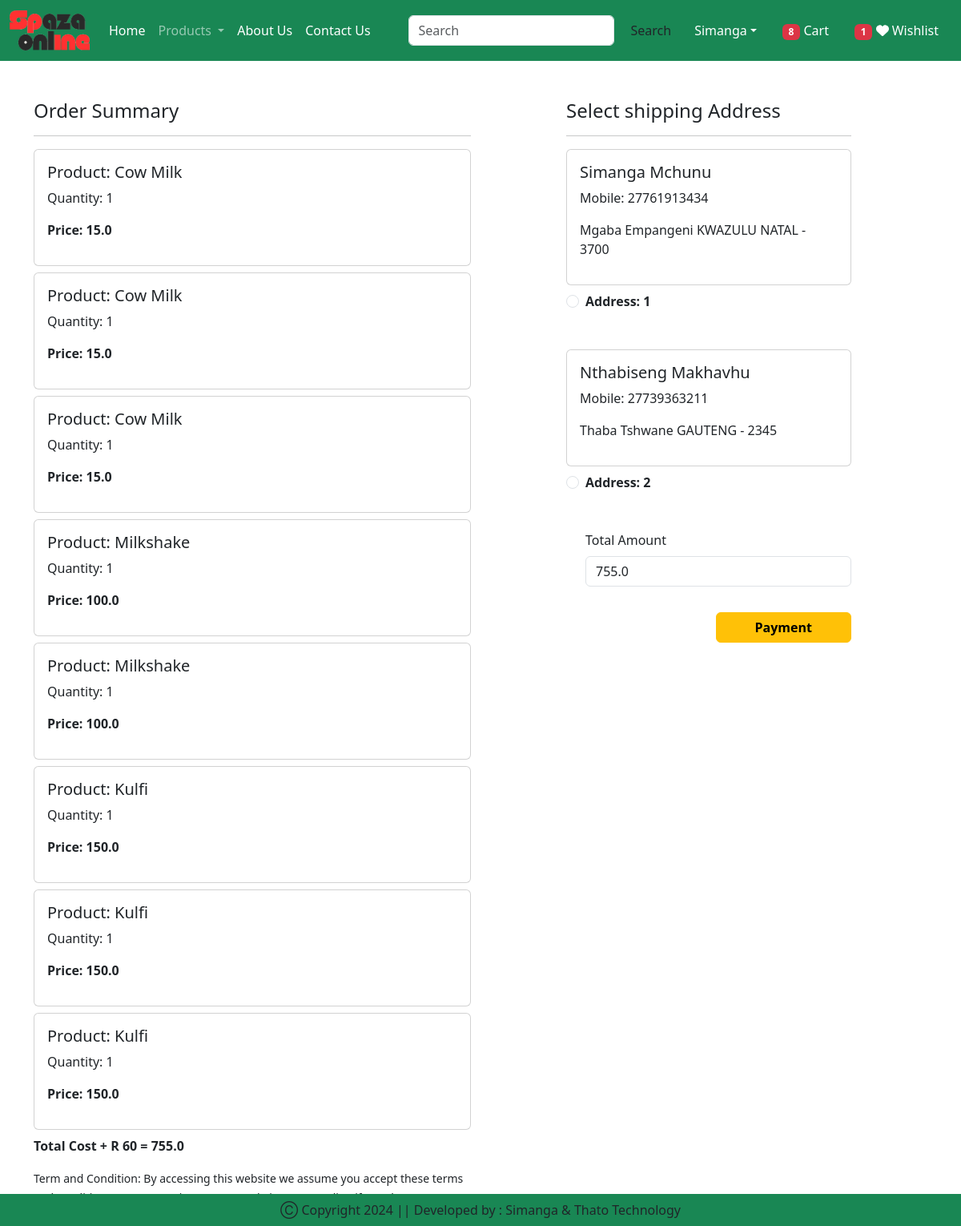
Screenshot of /checkout/ (signed in) with the database file from the repository.
### spaza_app/models.py (models this page shows, shortened)
class Cart(models.Model):
    user = models.ForeignKey(User, on_delete=models.CASCADE)
    product = models.ForeignKey(Product, on_delete=models.CASCADE)
    quantity = models.PositiveIntegerField(default=1)

class Product(models.Model):
    title = models.CharField(max_length=100)
    selling_price =models.FloatField()
    discounted_price = models.FloatField()
    description =  models.TextField()
    composition = models.TextField(default='')
    prodapp =models.TextField(default='')
    category = models.CharField(choices=CATEGORY_CHOICES, max_length=2)
    product_image =models.ImageField(upload_to='product')

class Customer(models.Model):
    user = models.ForeignKey(User,on_delete=models.CASCADE)
    name = models.CharField(max_length=200)
    locality = models.CharField(max_length=200)
    city = models.CharField(max_length=50)
    mobile = models.IntegerField(default=0)
    zipcode = models.IntegerField()
    province = models.CharField(choices=PROVINCE_CHOICES, max_length=100)

### spaza_app/views.py (the view)
# urls.py: path('checkout/', views.checkout.as_view(), name='checkout'),
@method_decorator(login_required, name = 'dispatch')
class checkout(View):
    def get(self, request):
        totalitem = 0
        wishitem = 0
        if request.user.is_authenticated:
            totalitem = len(Cart.objects.filter(user=request.user))
            wishitem = len(Wishlist.objects.filter(user=request.user))
        user = request.user
        add = Customer.objects.filter(user=user)
        cart_items = Cart.objects.filter(user=user)
        famount = 0
        for p in cart_items:
            value = p.quantity * p.product.discounted_price
            famount = famount + value
        totalamount =famount + 60
        razoramount = int(totalamount * 100)
        client = razorpay.Client(auth=(settings.RAZOR_KEY_ID, settings.RAZOR_KEY_SECRET))
        data = {"amount": razoramount, "currency": "ZAR", "receipt": "order_rcptid_11"}
        payment_response = client.order.create(data = data)
        print(payment_response)
        return render(request, 'spaza_app/checkout.html', locals())

### spaza_app/templates/spaza_app/checkout.html (shortened to what this page needs)
{% extends 'spaza_app/base.html' %}
{% load static %}
{% block main-content %}
<div class="container">
<div class="row mt-5">
    <div class="col-sm-6">
        <h4>Order Summary </h4>
        <hr>
        {% for item in cart_items %}
        <div class="card mb-2">
            <div class="card-body">
                <h5>Product: {{item.product.title}}</h5>
                <p>Quantity: {{item.quantity}}</p>
                <p class="fw-bold">Price: {{item.product.discounted_price}}</p>
            </div>
        </div>
        {% endfor %}
        <p class="fw-bold">Total Cost + R 60 = {{totalamount}}</p>
        <small >Term and Condition: By accessing this website we assume you accept these terms and conditions. Do not continue to use Website Spaza online if you do not agree to take all of the terms and conditions stated on this page.</small>
    </div>
    <div class="col-sm-4 offset-sm-1">
        <h4>Select shipping Address</h4>
        <hr>
        <form method="post" id="myform">
            {% for ad in add %}
            <div class="card">
                <div class="card-body">
                    <h5>{{ad.name}}</h5>
                    <p>Mobile: {{ad.mobile}}</p>
                    <p>{{ad.locality}} {{ad.city}} {{ad.province}} - {{ad.zipcode}}</p>
                </div>
            </div>
            <div class="form-check mt-2 mb-5">
                <input class="form-check-input" type="radio" name="custid" id="custadd{{forloop.counter}}" value="{{ad.id}}">
                <label class="form-check-label fw-bold" for="custadd{{forloop.counter}}">
                    Address: {{forloop.counter}}
                </label>
            </div>
            {% endfor %}
            <div class="form-check mb-3">
                <label for="totamount" class="form-label">Total Amount</label>
                <input type="number" class="form-control" name="totamount" value={{totalamount}} readonly>
            </div>
            <div class="text-end">
                <button id="rzp-button1" type="submit" class="btn btn-warning mt-3 px-5 fw-bold">Payment</button>
            </div>
        </form>
    </div>
</div>
</div>
{% endblock main-content %}

### rows the page displays
Cart: product "Cow Milk", quantity "1", product.discounted_price "15.0"
Cart: product "Cow Milk", quantity "1", product.discounted_price "15.0"
Cart: product "Cow Milk", quantity "1", product.discounted_price "15.0"
Cart: product "Milkshake", quantity "1", product.discounted_price "100.0"
Cart: product "Milkshake", quantity "1", product.discounted_price "100.0"
Cart: product "Kulfi", quantity "1", product.discounted_price "150.0"
Cart: product "Kulfi", quantity "1", product.discounted_price "150.0"
Cart: product "Kulfi", quantity "1", product.discounted_price "150.0"
Customer: name "Simanga Mchunu", mobile "27761913434", locality "Mgaba", city "Empangeni", province "KWAZULU NATAL", zipcode "3700"
Customer: name "Nthabiseng Makhavhu", mobile "27739363211", locality "Thaba", city "Tshwane", province "GAUTENG", zipcode "2345"

### other values shown
{{ totalitem }} "8"
{{ wishitem }} "1"
{{ totalamount }} "755.0"
